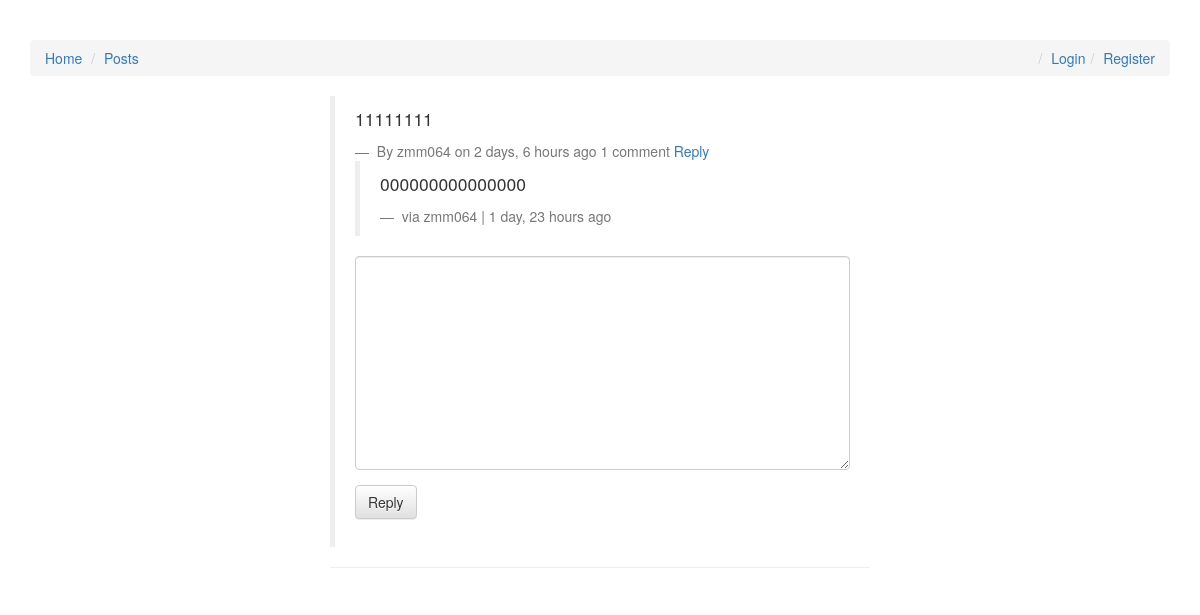
Screenshot of /comments/3/ with the database file from the repository.
### comments/models.py (models this page shows, shortened)
class Comment(models.Model):
    user      = models.ForeignKey(settings.AUTH_USER_MODEL, default=1)
    post      = models.ForeignKey(Post)
    content   = models.TextField()
    timestamp = models.DateTimeField(auto_now_add=True)
    parent    = models.ForeignKey("self", null=True, blank=True)
    def children(self):
        return Comment.objects.filter(parent=self)

### comments/views.py (the view, shortened to what this page needs)
# urls.py: url(r'^(?P<id>\d+)/$', comment_thread, name='thread'),
def comment_thread(request, id):
    comment = get_object_or_404(Comment, id=id)
    comment_form = CommentForm(request.POST or None)
    return render(request, 'comment_thread.html', {"comment":comment, "comment_form":comment_form})

### comments/forms.py
class CommentForm(forms.ModelForm):
    content = forms.CharField(widget=forms.Textarea, label="")
    class Meta:
        model = Comment
        fields = ["content"]

### templates/comment_thread.html (shortened to what this page needs)
﻿{% extends "base.html" %}
{% load urlify %} {% load crispy_forms_tags %}
{% block content %}
<div class="col-sm-6 col-sm-offset-3">
    <div class="">
        <blockquote>
        <p>{{ comment.content }}</p>
        <footer>
            By {{ comment.user }} on {{ comment.timestamp|timesince }} ago
            {{ comment.children.count }} comment{{ comment.children.count|pluralize }}
            <a href="#" class="comment-reply-btn">Reply</a>
        </footer>
        <div class="comment-reply">
            {% for child_comment in comment.children %}
                <blockquote>
                    <p>{{ child_comment.content }}</p>
                    <footer>
                        via {{ child_comment.user }} | {{ child_comment.timestamp|timesince }} ago
                    </footer>
                </blockquote>
            {% endfor %}
            <form action="" method="POST">
                {{ comment_form|crispy }}
                <input type="submit" value="Reply" class="btn btn-default"/>
            </form>
        </div>
        </blockquote>
        <hr />
    </div>
</div>
{% endblock content %}

### rows the page displays
Comment: content "11111111", user "zmm064", timestamp "2 days, 6 hours", children.count "1"
Comment: content "000000000000000", user "zmm064", timestamp "1 day, 23 hours"
